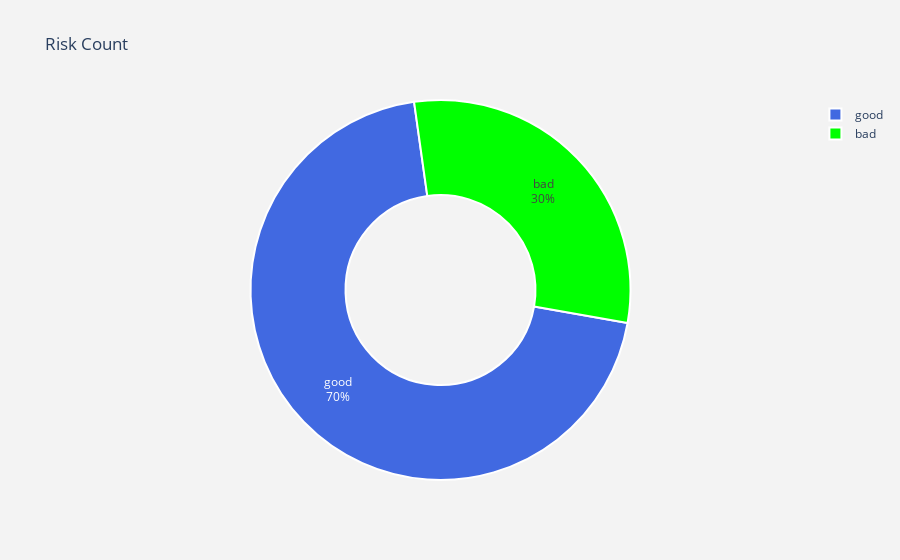

Notebook code for this chart:
### Code cell
#labels
lab = df["Risk"].value_counts().keys().tolist()
#values
val = df["Risk"].value_counts().values.tolist()

trace = go.Pie(labels = lab, values = val, marker = dict(colors = [ 'royalblue','lime'], line = dict(color ="white",width =2)),
               rotation = 100,hoverinfo = "label+value+text", textinfo='label+percent',hole = .5)

layout = go.Layout(dict(title = "Risk Count",paper_bgcolor = "rgb(243,243,243)", plot_bgcolor  = "rgb(243,243,243)"))
                        
data = [trace]

fig = go.Figure(data = data,layout = layout)

py.iplot(fig)

### Figure 1 — Plotly figure (JSON) as saved in the notebook; plotly's stock layout.template omitted (floating-point values rounded to 4 significant figures)
{"data": [{"hole": 0.5, "hoverinfo": "label+value+text", "labels": ["good", "bad"], "marker": {"colors": ["royalblue", "lime"], "line": {"color": "white", "width": 2}}, "rotation": 100, "textinfo": "label+percent", "type": "pie", "values": [700, 300]}], "layout": {"paper_bgcolor": "rgb(243,243,243)", "plot_bgcolor": "rgb(243,243,243)", "title": {"text": "Risk Count"}}}
